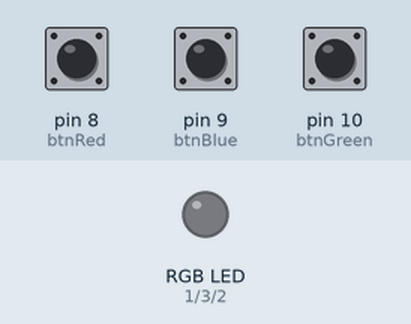
Bench run of a sketch on a simulated Arduino Uno, built with avr-gcc and run on an emulated ATmega328P. Shown: an RGB LED mixed from three pins (HIGH = lit). The test bench sets the inputs (shaded band); at power-on: pin 8 (btnRed) LOW, pin 9 (btnBlue) LOW, pin 10 (btnGreen) LOW.

Above: at 1.2 s.
1.3 s: pin 8 (btnRed) pulled HIGH for 0.15 s
At 2.2 s:
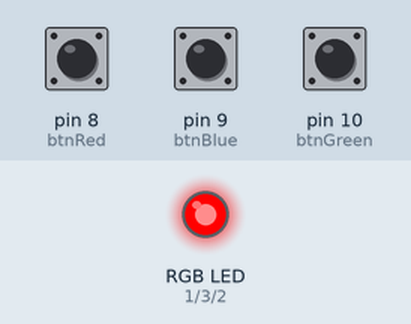
3.2 s: pin 9 (btnBlue) pulled HIGH for 0.15 s
At 4.6 s:
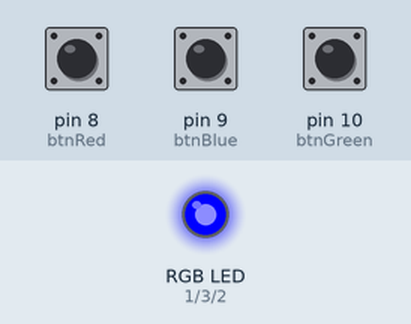
4.9 s: pin 10 (btnGreen) pulled HIGH for 0.15 s
At 6.0 s:
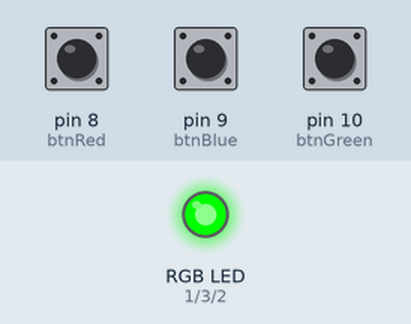
6.6 s: pin 8 (btnRed) pulled HIGH for 1 s
At 7.4 s:
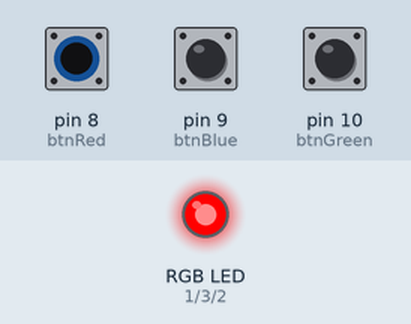
9.1 s: pin 9 (btnBlue) pulled HIGH for 1 s
At 10.4 s:
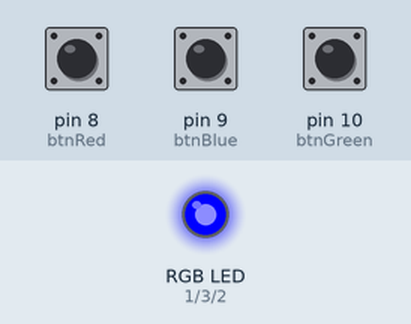
Timing chart, 0 to 12.1 s (numbered marks = the images above; inputs shaded):
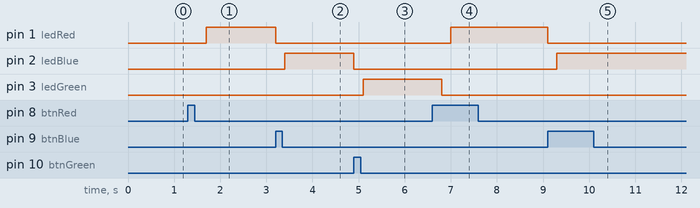

Measured:
- after the input at 1.3 s, pin 1 (ledRed): LOW → HIGH after 0.40 s
- after the input at 3.2 s, pin 1 (ledRed): HIGH → LOW at once; pin 2 (ledBlue): LOW → HIGH after 0.20 s
- after the input at 4.9 s, pin 2 (ledBlue): HIGH → LOW at once; pin 3 (ledGreen): LOW → HIGH after 0.20 s
- after the input at 6.6 s, pin 1 (ledRed): LOW → HIGH after 0.40 s; pin 3 (ledGreen): HIGH → LOW after 0.20 s
- after the input at 9.1 s, pin 1 (ledRed): HIGH → LOW at once; pin 2 (ledBlue): LOW → HIGH after 0.20 s

The sketch:

btnPraCadaCorRGB.ino
```cpp
#define ledRed   1
#define ledBlue  2
#define ledGreen 3

#define btnRed   8
#define btnBlue  9
#define btnGreen 10


void setup()
{
  pinMode(ledRed,OUTPUT);
  pinMode(ledBlue,OUTPUT);
  pinMode(ledGreen,OUTPUT);

  pinMode(btnRed,INPUT);
  pinMode(btnBlue,INPUT);
  pinMode(btnGreen,INPUT);
}

void loop()
{
  if(digitalRead(btnRed) == HIGH){
  	delay(200);
  	digitalWrite(ledBlue, LOW);
  	digitalWrite(ledGreen, LOW);
    delay(200);
    digitalWrite(ledRed,HIGH);
  }

  if(digitalRead(btnBlue) == HIGH){
    digitalWrite(ledRed, LOW);
  	digitalWrite(ledGreen, LOW);
    delay(200);
    digitalWrite(ledBlue, HIGH);
  }

  if(digitalRead(btnGreen) == HIGH){
    digitalWrite(ledRed,LOW);
  	digitalWrite(ledBlue, LOW);
    delay(200);
  	digitalWrite(ledGreen, HIGH);
  }
}
```
